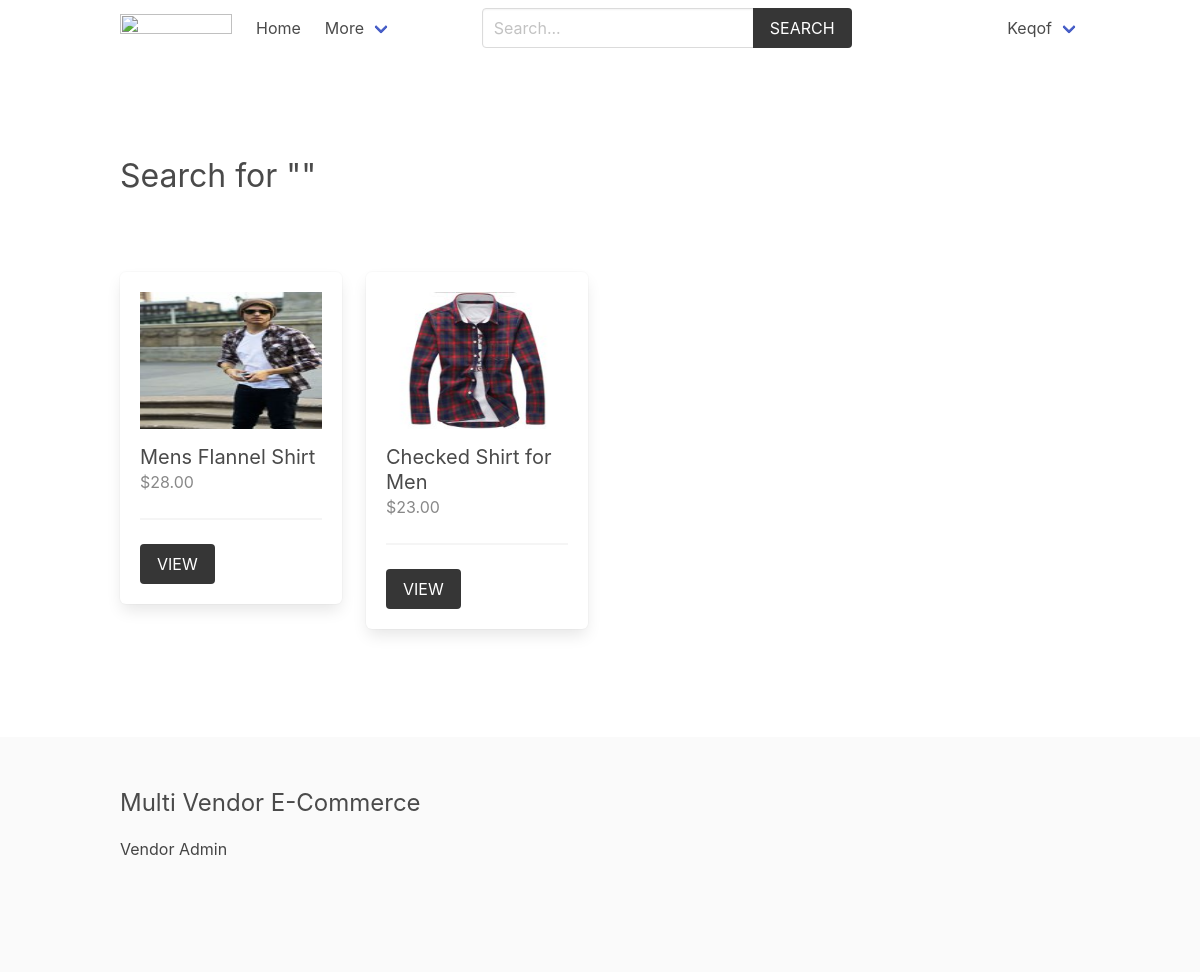
The app's page /product/search (signed in) with its own data.
### vendor/models.py (models this page shows, shortened)
class Vendor(models.Model):
    name = models.CharField(max_length=255)
    created_at = models.DateTimeField(auto_now_add=True)
    created_by = models.OneToOneField(User, related_name='vendor', on_delete=models.CASCADE)
    class Meta:
        ordering = ['name']

### product/models.py (models this page shows, shortened)
class Product(models.Model):
    category = models.ForeignKey(Category, related_name='products', on_delete=models.CASCADE)
    vendor = models.ForeignKey(Vendor, related_name="products", on_delete=models.CASCADE)
    title = models.CharField(max_length=50)
    slug = models.SlugField(max_length=55)
    description = models.TextField(blank=True, null=True)
    price = models.DecimalField(max_digits=6, decimal_places=2)
    added_date = models.DateTimeField(auto_now_add=True)
    image = models.ImageField(upload_to='uploads/', blank=True, null=True)
    thumbnail = models.ImageField(upload_to='uploads/', blank=True, null=True) # Change uploads to thumbnails
    class Meta:
        ordering = ['-added_date']
    def get_thumbnail(self):
        if self.thumbnail:
            return self.thumbnail.url

### product/views.py (the view)
# urls.py: path('search', views.search, name="search"),
def search(request):
    query = request.GET.get('query', '') # second is default parameter which is empty
    products = Product.objects.filter(Q(title__icontains=query) | Q(description__icontains=query))
    return render(request, 'product/search.html', {'products':products, 'query': query})

### templates/product/search.html (shortened to what this page needs)
{% extends 'core/base.html' %}
{% block content %}
    <div class="columns is-multiline mb-6">
        <div class="column is-12 has-test-centered mt-6 mb-6">
            <h2 class="is-size-3"> Search for "{{query}}"</h2>
        </div>
        {% for product in products %}
            {% include 'product/parts/list_item.html' %}
        {% endfor %}
    </div>
{% endblock content %}

### templates/core/base.html (shortened to what this page needs)
{% load static %}
<!DOCTYPE html>
<html lang="en">
<head>
    <link rel="stylesheet" href="https://cdn.jsdelivr.net/npm/bulma@0.9.2/css/bulma.min.css">
    <link rel="stylesheet" href="{% static 'css/main.css' %}">
</head>
<body>
    <div class="container">
        <nav class="navbar" role="navigation" aria-label="main navigation">
            <div class="navbar-brand">
                <a class="navbar-item" href="{% url 'core:home' %}">
                <img src="https://bulma.io/images/bulma-logo.png" width="112" height="28">
                </a>
            </div>
            <div id="navbarBasicExample" class="navbar-menu">
                <div class="navbar-start">
                <a class="navbar-item" href="{% url 'core:home' %}">
                    Home
                </a>
                <div class="navbar-item has-dropdown is-hoverable">
                    <a class="navbar-link">
                    More
                    </a>
                </div>
                </div>
                <div class="navbar-start">
                    <div class="navbar-item">
                        <form method="get" action="{% url 'product:search' %}">
                            <div class="field has-addons">
                                <div class="control">
                                    <input type="search" name="query" id="" class="input" placeholder="Search...">
                                </div>
                                <div class="control">
                                    <button class="button is-dark is-uppercase">Search</button>
                                </div>
                            </div>
                        </form>
                    </div>
                </div>
                <div class="navbar-end">
                {% if request.user.is_authenticated %}
                <div class="navbar-item has-dropdown is-hoverable">
                    <a class="navbar-link is-capitalized">
                    {{user.vendor.name}}
                    </a>
                </div>
                {% endif %}
                </div>
            </div>
            </nav>
    </div>
    <section class="section">
        <div class="container">
            {% block content %}{% endblock content %}
        </div>
    </section>
    <footer class="footer">
        <div class="container">
            <h3 class="is-size-4 mb-4">Multi Vendor E-Commerce</h3>
            {% if request.user.is_authenticated %}
                <a href="{% url 'vendor:vendor-admin' %}">Vendor Admin</a>
            {% else %}
                <a href="{% url 'vendor:become-vendor' %}">Become a Vendor</a>
            {% endif %}
        </div>
    </footer>
</body>
</html>

### templates/product/parts/list_item.html
<div class="column is-3 product-list-item">
                <div class="box">
                    <figure class="image is-4by3 mb-4">
                        <img src="{{ product.get_thumbnail }}" alt="{{product.title}}">
                    </figure>
                    <h2 class="subtitle">{{product.title}}</h2>
                    <h3 class="price is-size-6 mb-5">${{product.price}}</h3>
                    <hr>
                    <a href="{% url 'product:product' product.category.slug product.slug %}" class="button is-dark is-uppercase">View</a>
                </div>
            </div>

### core/static/css/main.css (style rules this page uses)
.footer a { margin-bottom: 15px; display: inline-block; color: #444; }
.product-list-item .box .subtitle { margin-bottom: 0; }
.product-list-item .box .price { color: #888; }

### records on screen
Product: get_thumbnail (picture), title "Mens Flannel Shirt", price "28.00"
Product: get_thumbnail (picture), title "Checked Shirt for Men", price "23.00"

### other values on screen
{{ user.vendor.name }} "Keqof"
